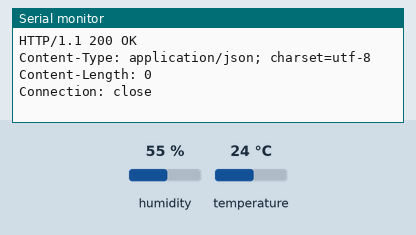
A sketch run on a simulated ESP8266 (NodeMCU). Parts: the last lines printed to the serial monitor. The inputs (shaded band) are chosen by the test bench; at power-on: humidity 55 %, temperature 24 °C. WiFi joins after 1.5 s; servers stay silent unless stated; uploads are accepted with an empty reply.

Above: at 2.8 s.
2.9 s: humidity set to 22 %
At 4.1 s:
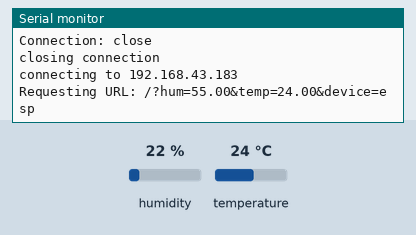
7.3 s: temperature set to 12 °C
At 8.89 s:
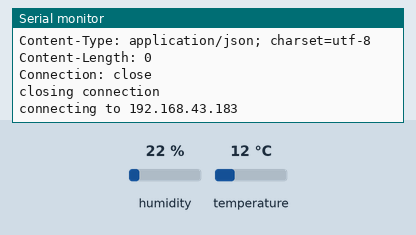
11.7 s: humidity set to 40 %
At 12.9 s:
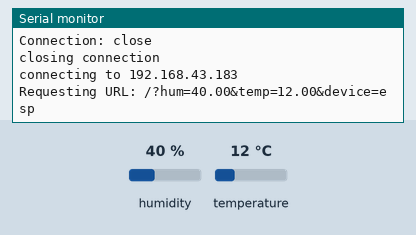
Timing chart, 0 to 14.7 s (numbered marks = the images above; inputs shaded):
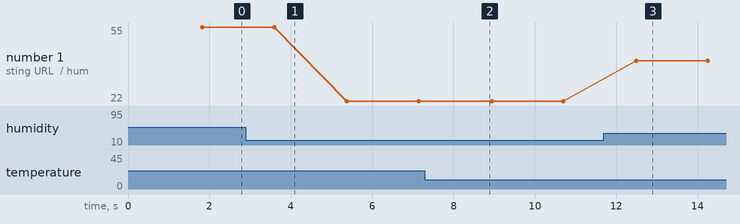

The sketch:

sensor.ino
```cpp
#include <ESP8266WiFi.h>
#include "DHT.h"        // including the library of DHT11 temperature and humidity sensor
#define DHTTYPE DHT11   // DHT 11

#define dht_dpin 0 //D3
DHT dht(dht_dpin, DHTTYPE);

const char* ssid = "infocus";
const char* password = "hariharan";
const char* host = "192.168.43.183";


void setup() {
 dht.begin();
 Serial.begin(115200);
 delay(100);

 Serial.println();
 Serial.println();
 Serial.print("Connecting to ");
 Serial.println(ssid);
 WiFi.begin(ssid, password);

           while (WiFi.status() != WL_CONNECTED) {
                                                   delay(500);
                                                   Serial.print(".");
                                                   }
 Serial.println("");
 Serial.println("WiFi connected");
 Serial.println("IP address: ");
 Serial.println(WiFi.localIP());

}

void loop() {

 float h = dht.readHumidity();
 float t = dht.readTemperature();

 Serial.print("connecting to ");
 Serial.println(host);
 WiFiClient client;
 const int httpPort = 5000;
 if (!client.connect(host, httpPort)) {
                                       Serial.println("connection failed");
                                       return;
                                       }

     // We now create a URI for the request
     //String url = "/projects/index.html";
     String url = "/";

     url +="?hum=";
     url +=h;
     url +="&temp=";
     url +=t;
     url +="&device=";
     url +="esp";

     Serial.print("Requesting URL: ");
     Serial.println(url);

     // This will send the request to the server
     client.print(String("GET ") + url + " HTTP/1.1\r\n" +
     "Host: " + host + "\r\n" +
     "Connection: close\r\n\r\n");
     delay(500);

     // Read all the lines of the reply from server and print them to Serial
     while(client.available()){
                                String line = client.readStringUntil('\r');
                                Serial.print(line);
                             }

 Serial.println();
 Serial.println("closing connection");

}
```

Measured:
- after the input at 11.7 s, the serial monitor: prints a new line after 0.79 s (image 3)
- plotted number 1: 55 → 22 after the input at 2.9 s, 22 → 40 after the input at 11.7 s
